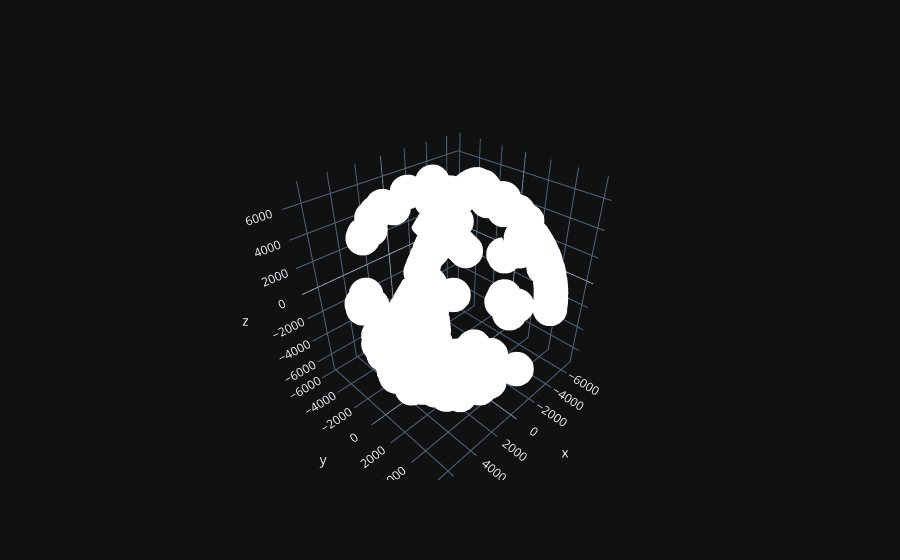

The code cell stored with this chart in its notebook:
### Code cell
with open('../Data/satellitedata.csv') as f:
    lines = omm.parse_csv(f)
    fields = [field for field in lines]
 


Satellite = []
result_satellite = []

for field in fields:
    sat = Satrec()
    satellite = omm.initialize(sat, field)
    jd, fr = xd, xr
    e, r, v = sat.sgp4(jd, fr)
    if any([abs(coord) > 10_000 for coord in r]):
     continue
    Satellite.append(r)
    result_satellite.append([field['OBJECT_NAME'],field['OBJECT_ID'],field['EPOCH'], *r])
    
    
  

data_satellite = np.array(Satellite)
data_satellite = data_satellite[~np.isnan(data_satellite).any(axis=1)]

result_satellite = pd.DataFrame(result_satellite,columns=['OBJECT_NAME','OBJECT_ID','EPOCH','x','y','z']).dropna()

fig = go.Figure(data=[go.Scatter3d(x=data_satellite[:,0], y=data_satellite[:,1], z=data_satellite[:,2],
                                   mode='markers',name="Satellite", marker={"size":12, "color":"white"})])



fig.show()

# Відстань між всіма супутниками і сміттям +
# Скільки до кожного супутника потрапило спостережень 

# 2-3 точки спільні ми їх заморожуємо, перестаємо обчислювати
# Попробувати зобразити формула норми вектора
# Кожну відстань ділити на норму
#



#Пілся заморозки знов прорахувати відстань 

# 1 варіант знов поставити перевірку 

# 2 варіант 


# k-means method+

# нормування на одиничну гіперкулю+

### Figure 1 — Plotly figure (JSON) as saved in the notebook; plotly's stock layout.template omitted (floating-point values rounded to 4 significant figures; data arrays with more than 128 entries replaced by an {"elided": "..."} marker saying what was removed)
{"data": [{"marker": {"color": "white", "size": 12}, "mode": "markers", "name": "Satellite", "x": {"elided": "204 float values"}, "y": {"elided": "204 float values"}, "z": {"elided": "204 float values"}, "type": "scatter3d"}], "layout": {}}
